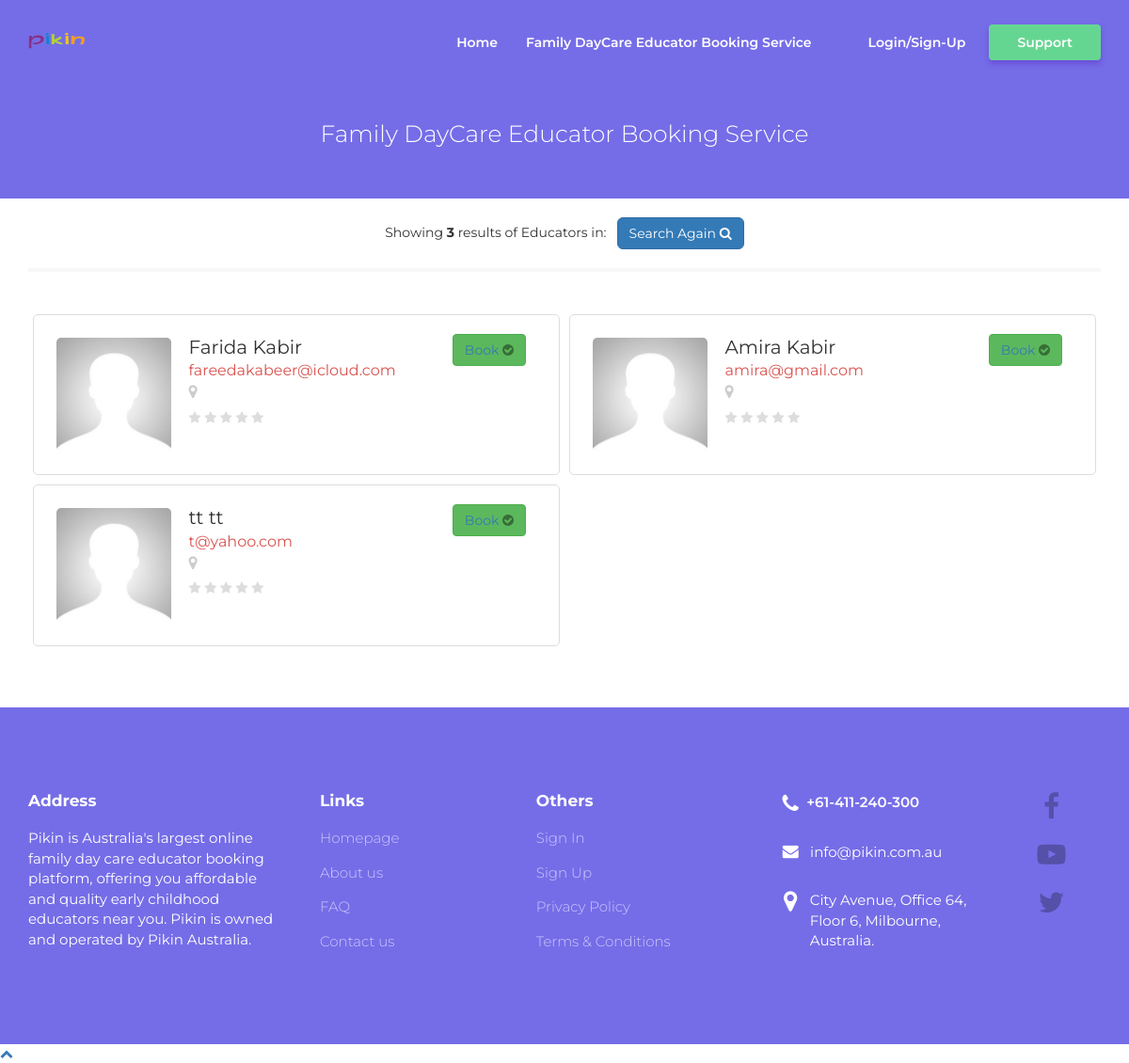
Screenshot of /search.php with the database file from the repository.
### tables this page shows
CREATE TABLE `educators` (
  `EducatorID` int(200) NOT NULL,
  `firstname` text NOT NULL,
  `lastname` text NOT NULL,
  `email` varchar(30) NOT NULL,
  `phonenumber` varchar(30) NOT NULL,
  `password` varchar(30) NOT NULL,
  `hashkey` varchar(32) NOT NULL,
  `postcode` int(30) NOT NULL,
  `suburb` text NOT NULL,
  `coordinator` text NOT NULL,
  `rating` int(5) DEFAULT '0',
  `avatar` varchar(255) DEFAULT 'default.jpg',
  `active` int(1) NOT NULL DEFAULT '0',
  `address` varchar(250) NOT NULL,
  `numkids` varchar(250) NOT NULL,
  `ageofkids` varchar(250) NOT NULL,
  `typeofservice` varchar(250) NOT NULL,
  `servicehours` varchar(250) NOT NULL
);

### search.php (the view, shortened to what this page needs)
<!doctype html>
<html lang="en">
<head>
<link rel="stylesheet" type="text/css" href="css/bootstrap.min.css">
<link rel="stylesheet" type="text/css" href="css/bootstrap-slider.min.css">
<link rel="stylesheet" type="text/css" href="css/font-awesome.min.css">
<link rel="stylesheet" type="text/css" href="css/slick.css">
<link rel="stylesheet" type="text/css" href="css/style.css">
</head>
<body>
<div id="header-holder" class="inner-header">
    <nav id="nav" class="navbar navbar-default navbar-full">
        <div class="container-fluid">
            <div class="container container-nav">
                <div class="row">
                    <div class="col-md-12">
                        <div class="navbar-header">
                            <a class="logo-holder" href="index.php">
                                <div class="logo" style="width:62px;height:18px"></div>
                            </a>
                        </div>
                        <div style="height: 1px;" role="main" aria-expanded="false" class="navbar-collapse collapse" id="bs">
                            <ul class="nav navbar-nav navbar-right">
                                <li><a href="index.php">Home</a></li>
                                <li><a href="booking.html">Family DayCare Educator Booking Service</a><li>
                                <li><a class="login-button" href="signin.php">Login/Sign-Up</a></li>
                                <li class="support-button-holder support-dropdown">
                                    <a class="support-button" href="#">Support</a>
                                </li>
                            </ul>
                        </div>
                    </div>
                </div>
            </div>
        </div>
    </nav>
    <div id="page-head" class="container-fluid inner-page">
        <div class="container">
            <div class="row">
                <div class="col-md-12 text-center">
                    <div class="page-title">Family DayCare Educator Booking Service</div>
                </div>
            </div>
        </div>
    </div>
</div>
<div class="container">
<?php
$postcode = $_POST ['postcode'];
$sql = "SELECT * from educators where postcode ='$postcode'";
                $result = mysqli_query ($connection, $sql);
                $result_no = mysqli_num_rows($result);
                if ($result_no > 0) {
                  ?>
    <br>
    <center>
      Showing <strong><?=$result_no?></strong> results of Educators in: <strong><?=$postcode?></strong> &nbsp;
      <br class="visible-xs visible-sm">
      <br class="visible-xs visible-sm">
      <a style="border-radius: 6px;" class="btn btn-primary" href="index.php">Search Again <i class="fa fa-search"></i></a>
    </center>
        <hr style="border:2px solid #f7f7f7">
      <br>
                  <?php
                  while ($row = mysqli_fetch_assoc ($result)) {
?>
    <div class="col-md-6" style="padding: 5px">
      <div style=" border: 1px solid #ddd; padding: 20px; border-radius: 5px; width: 100%">
      <div class="col-md-3" style="padding: 4px">
      <img src="images/<?=$row['avatar']?>" width="100%" style="border-radius: 5px">
      </div>
      <div class="col-md-7">
        <span style="font-size: 20px">
          <?php echo $row["firstname"]." ".$row["lastname"]; ?>
        </span><br>
        <span style="font-size: 16px;color: #d9534f">
          <?php echo $row["email"]; ?> &nbsp;
        </span><br class="visible-md visible-lg">
        <span style="font-size: 16px;">
          <i class="fa fa-map-marker" style="color: #ccc"></i> &nbsp;<?php echo $row["suburb"]; ?>
        </span>
        <br>
        <div style="margin-top: 5px">
          <?php
            $user_rating = $row['rating'];
          ?>
          <?php
            $no_rating = 5 - $user_rating;
            for ($absent_rating = 0; $absent_rating < $no_rating; $absent_rating++) {
          ?>
          <i class="fa fa-star" style="color: #ddd"></i>
          <?php
            }
          ?>
        </div>
      </div>
      <div class="col-md-2">
        <button class="btn btn-success pull-right" name="book"> <a href="booking.php">
          Book </a><i class="fa fa-check-circle" style="color: rgba(0,0,0,.4);"></i>
        </button>
      </div>
<div class="clearfix"></div>
    </div>
    </div>
<?php
          }
        }
                else{
                  die(header("location:index.php"));
}
?>
<div class="clearfix"></div>
<br>
<br>
<br>
</div>
<div id="footer" class="container-fluid">
    <div class="container">
        <div class="row">
            <div class="col-xs-6 col-sm-4 col-md-3">
                <div class="address-holder">
                    <h4>Address</h4>
                    <p>Pikin is Australia's largest online family day care educator booking platform, offering you affordable and quality early childhood educators near you. Pikin is owned and operated by Pikin Australia.</p>
                </div>
            </div>
            <div class="col-xs-6 col-sm-2 col-md-2">
                <div class="footer-menu-holder">
                    <h4>Links</h4>
                    <ul class="footer-menu">
                        <li><a href="index.php">Homepage</a></li>
                        <li><a href="about.html">About us</a></li>
                        <li><a href="faq.html">FAQ</a></li>
                        <li><a href="contact.html">Contact us</a></li>
                    </ul>
                </div>
            </div>
            <div class="col-xs-6 col-sm-2 col-md-3">
                <div class="footer-menu-holder">
                    <h4>Others</h4>
                    <ul class="footer-menu">
                        <li><a href="signin.php">Sign In</a></li>
                        <li><a href="signup.php">Sign Up</a></li>
                        <li><a href="#">Privacy Policy</a></li>
                        <li><a href="#">Terms & Conditions</a></li>
                    </ul>
                </div>
            </div>
            <div class="col-xs-6 col-sm-3 col-md-3">
                <div class="footer-menu-holder">
                    <div class="phone"><i class="fa fa-phone"></i>+61-411-240-300</div>
                    <div class="email"><i class="fa fa-envelope"></i> info@pikin.com.au</div>
                    <div class="address">
                        <i class="fa fa-map-marker"></i>
                        <div>City Avenue, Office 64,<br>
                            Floor 6,  Milbourne,<br>
                            Australia.</div>
                    </div>
                </div>
            </div>
            <div class="col-xs-12 col-sm-1 col-md-1">
                <div class="social-menu-holder">
                    <ul class="social-menu">
                        <li><a href="http://facebook.com/pikin"><i class="fa fa-facebook"></i></a></li>
                        <li><a href="http://youtubbe.com/pikin"><i class="fa fa-youtube-play"></i></a></li>
                        <li><a href="http://twitter.com/pikin"><i class="fa fa-twitter"></i></a></li>
                    </ul>
                </div>
            </div>
        </div>
    </div>
</div>
<a href="#" id="back-to-top"><i class="fa fa-chevron-up"></i></a>
</body>
</html>

### rows the page displays
educators: avatar (placeholder picture), firstname "Farida", lastname "Kabir", email "fareedakabeer@icloud.com", rating 0 (drawn)
educators: avatar (placeholder picture), firstname "Amira", lastname "Kabir", email "amira@gmail.com", rating 0 (drawn)
educators: avatar (placeholder picture), firstname "tt", lastname "tt", email "t@yahoo.com", rating 0 (drawn)

### other values shown
$result_no "3"
